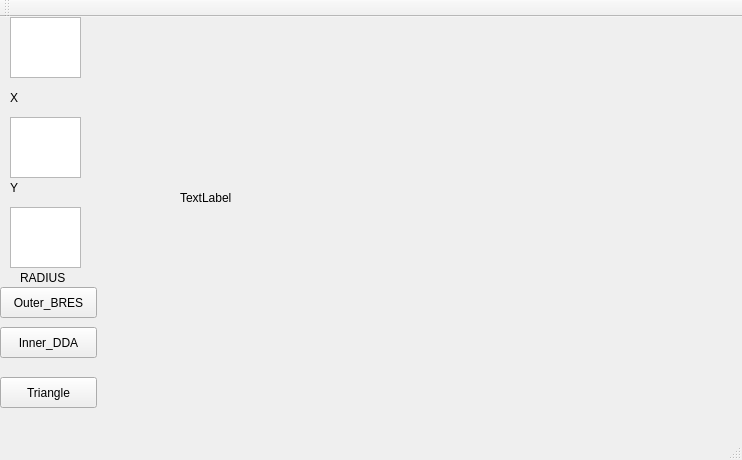
<?xml version="1.0" encoding="UTF-8"?>
<ui version="4.0">
 <class>Circle</class>
 <widget class="QMainWindow" name="Circle">
  <property name="geometry">
   <rect>
    <x>0</x>
    <y>0</y>
    <width>742</width>
    <height>460</height>
   </rect>
  </property>
  <property name="windowTitle">
   <string>Circle</string>
  </property>
  <widget class="QWidget" name="centralWidget">
   <widget class="QTextEdit" name="textEdit">
    <property name="geometry">
     <rect>
      <x>10</x>
      <y>0</y>
      <width>71</width>
      <height>61</height>
     </rect>
    </property>
   </widget>
   <widget class="QTextEdit" name="textEdit_2">
    <property name="geometry">
     <rect>
      <x>10</x>
      <y>100</y>
      <width>71</width>
      <height>61</height>
     </rect>
    </property>
   </widget>
   <widget class="QTextEdit" name="textEdit_3">
    <property name="geometry">
     <rect>
      <x>10</x>
      <y>190</y>
      <width>71</width>
      <height>61</height>
     </rect>
    </property>
   </widget>
   <widget class="QLabel" name="label">
    <property name="geometry">
     <rect>
      <x>10</x>
      <y>70</y>
      <width>65</width>
      <height>21</height>
     </rect>
    </property>
    <property name="text">
     <string>X</string>
    </property>
   </widget>
   <widget class="QLabel" name="label_2">
    <property name="geometry">
     <rect>
      <x>10</x>
      <y>160</y>
      <width>65</width>
      <height>21</height>
     </rect>
    </property>
    <property name="text">
     <string>Y</string>
    </property>
   </widget>
   <widget class="QLabel" name="label_3">
    <property name="geometry">
     <rect>
      <x>20</x>
      <y>250</y>
      <width>65</width>
      <height>21</height>
     </rect>
    </property>
    <property name="text">
     <string>RADIUS</string>
    </property>
   </widget>
   <widget class="QLabel" name="label_4">
    <property name="geometry">
     <rect>
      <x>180</x>
      <y>-20</y>
      <width>521</width>
      <height>401</height>
     </rect>
    </property>
    <property name="text">
     <string>TextLabel</string>
    </property>
   </widget>
   <widget class="QPushButton" name="pushButton">
    <property name="geometry">
     <rect>
      <x>0</x>
      <y>270</y>
      <width>97</width>
      <height>31</height>
     </rect>
    </property>
    <property name="text">
     <string>Outer_BRES</string>
    </property>
   </widget>
   <widget class="QPushButton" name="pushButton_2">
    <property name="geometry">
     <rect>
      <x>0</x>
      <y>310</y>
      <width>97</width>
      <height>31</height>
     </rect>
    </property>
    <property name="text">
     <string>Inner_DDA</string>
    </property>
   </widget>
   <widget class="QPushButton" name="pushButton_3">
    <property name="geometry">
     <rect>
      <x>0</x>
      <y>360</y>
      <width>97</width>
      <height>31</height>
     </rect>
    </property>
    <property name="text">
     <string>Triangle</string>
    </property>
   </widget>
  </widget>
  <widget class="QMenuBar" name="menuBar">
   <property name="geometry">
    <rect>
     <x>0</x>
     <y>0</y>
     <width>742</width>
     <height>27</height>
    </rect>
   </property>
  </widget>
  <widget class="QToolBar" name="mainToolBar">
   <attribute name="toolBarArea">
    <enum>TopToolBarArea</enum>
   </attribute>
   <attribute name="toolBarBreak">
    <bool>false</bool>
   </attribute>
  </widget>
  <widget class="QStatusBar" name="statusBar"/>
 </widget>
 <layoutdefault spacing="6" margin="11"/>
 <resources/>
 <connections/>
</ui>
